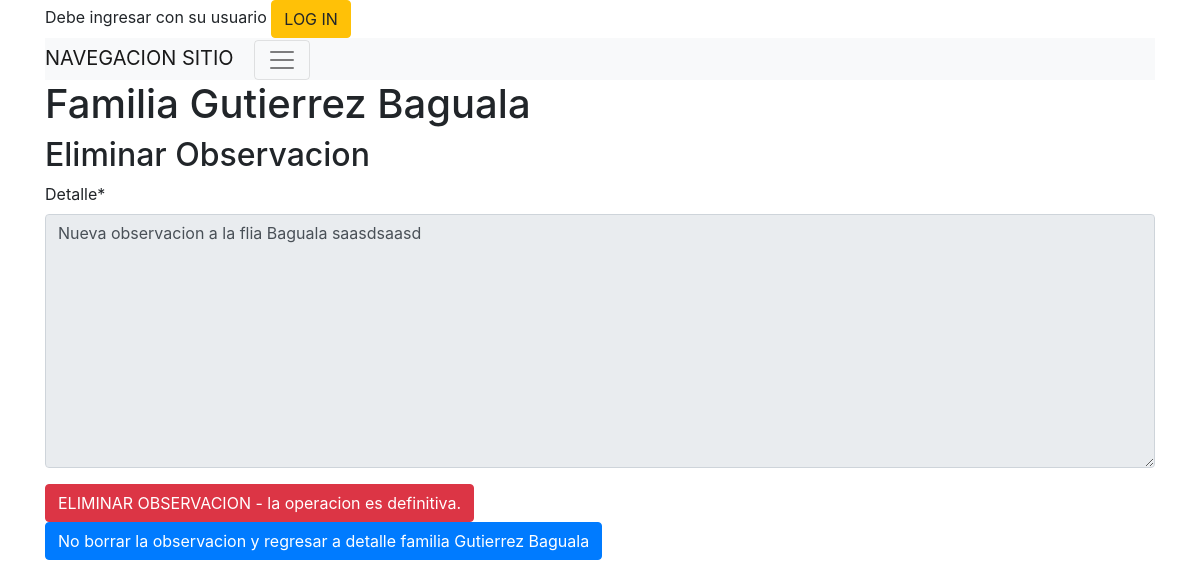
The page /socios/observacion/borrar/2 on the database its author committed.
### socios/models.py (models this page shows, shortened)
class Familia(models.Model):
    familia_crm_id = models.CharField(max_length=50,unique=True)
    crm_id = models.IntegerField(unique=True,null=True) # unique=True
    direccion_calle = models.CharField(max_length=50,blank=True)
    direccion_numero = models.CharField(max_length=50,blank=True)
    direccion_depto = models.CharField(max_length=50,blank=True)
    direccion_localidad = models.CharField(max_length=50,blank=True)
    direccion_provincia = models.CharField(max_length=50,blank=True)
    contacto = models.CharField(max_length=200,blank=True)
    eliminado = models.BooleanField(default=False)
    creado = models.DateTimeField('creado',auto_now_add=True)
    actualizado = models.DateTimeField('actualizado',auto_now=True)
    class Meta:
        permissions = (
                       ( "familia_crear","Agregar nueva familia"),
                       ( "familia_editar","Editar familia"),
                       ( "familia_borrar","Eliminar familia"),
                       ( "familia_ver","Ver informacion de familia" ),
                      )

class Observaciones(models.Model):
    detalle = models.CharField(max_length=400)
    familia = models.ForeignKey(Familia, on_delete=models.CASCADE,blank=True, null=True)
    creado = models.DateTimeField('creado',auto_now_add=True)
    actualizado = models.DateTimeField('actualizado',auto_now=True)
    class Meta:
        permissions = (
                       ( "familia_obs_crear","Agregar nueva observacion a una familia"),
                       ( "familia_obs_editar","Editar una observacion"),
                       ( "familia_obs_borrar","Eliminar una observacion"),
                       ( "familia_obs_ver","Ver una observacion" ),
                      )

### socios/views.py (the view)
# urls.py: path('observacion/borrar/<int:observacion_id>', views.observacion_borrar, name='observacion_borrar'),
def observacion_borrar(request, observacion_id):
    func = inspect.currentframe().f_back.f_code
    logger.debug(" %s: %s in %s:%i" % (
        'init ',
        func.co_name,
        func.co_filename,
        func.co_firstlineno
    ))
    logger.debug("Observacion borrar  {}".format(observacion_id))
    observacion = Observaciones.objects.get(pk=observacion_id)
    familia_socios = Familia.objects.get(pk=observacion.familia.id)
    if request.method == "POST":
        form = ObservacionForm(request.POST, instance=observacion)
        observacion.delete()
        logger.debug("CAMINO 1 borrar observacion {} - familia {}".format(observacion.id,familia_socios.id))
        return redirect('socios:familia_detalle', familia_id=familia_socios.id)
    else:
        logger.debug("CAMINO 2 borrar socio {} - familia {}".format(observacion.id,familia_socios.id))
        form = ObservacionForm(instance=observacion)
        form.fields['detalle'].disabled = True
        form.fields['familia'].disabled = True
        form.fields['familia'].widget = forms.HiddenInput()
        logger.debug("From:{}".format(form))
    logger.debug("Observacion borrar END")
    return render(request, 'socios/observacion_borrar.html', {'form': form, "familia": familia_socios })

### socios/forms.py
class ObservacionForm(forms.ModelForm):
    detalle = forms.CharField(widget=forms.Textarea(
        attrs={'class': 'form-control'}))
    class Meta:
        model = Observaciones
        fields = ('detalle', 'familia')

### socios/templates/socios/observacion_borrar.html
{% extends "base_site.html" %}
{% block content %}
{% load crispy_forms_tags %}
<h1>Familia {{ familia.familia_crm_id }}</h1>
<h2>Eliminar Observacion</h2>
<div class="post" >
<form method="POST" class="post-form">{% csrf_token %}
  {{ form|crispy }}
<button type="submit" class="btn btn-danger" type="submit" class="save btn btn-default">ELIMINAR OBSERVACION - la operacion es definitiva.</button>
</form>
</div>
<a type="button" class="btn btn-primary" href="/socios/familia/{{ familia.id }}">No borrar la observacion y regresar a detalle familia {{ familia.familia_crm_id }}</a>
{% endblock content %}

### rows shown on the page
Familia: familia_crm_id "Gutierrez Baguala"
Observaciones: detalle "Nueva observacion a la flia Baguala saasdsaasd"
